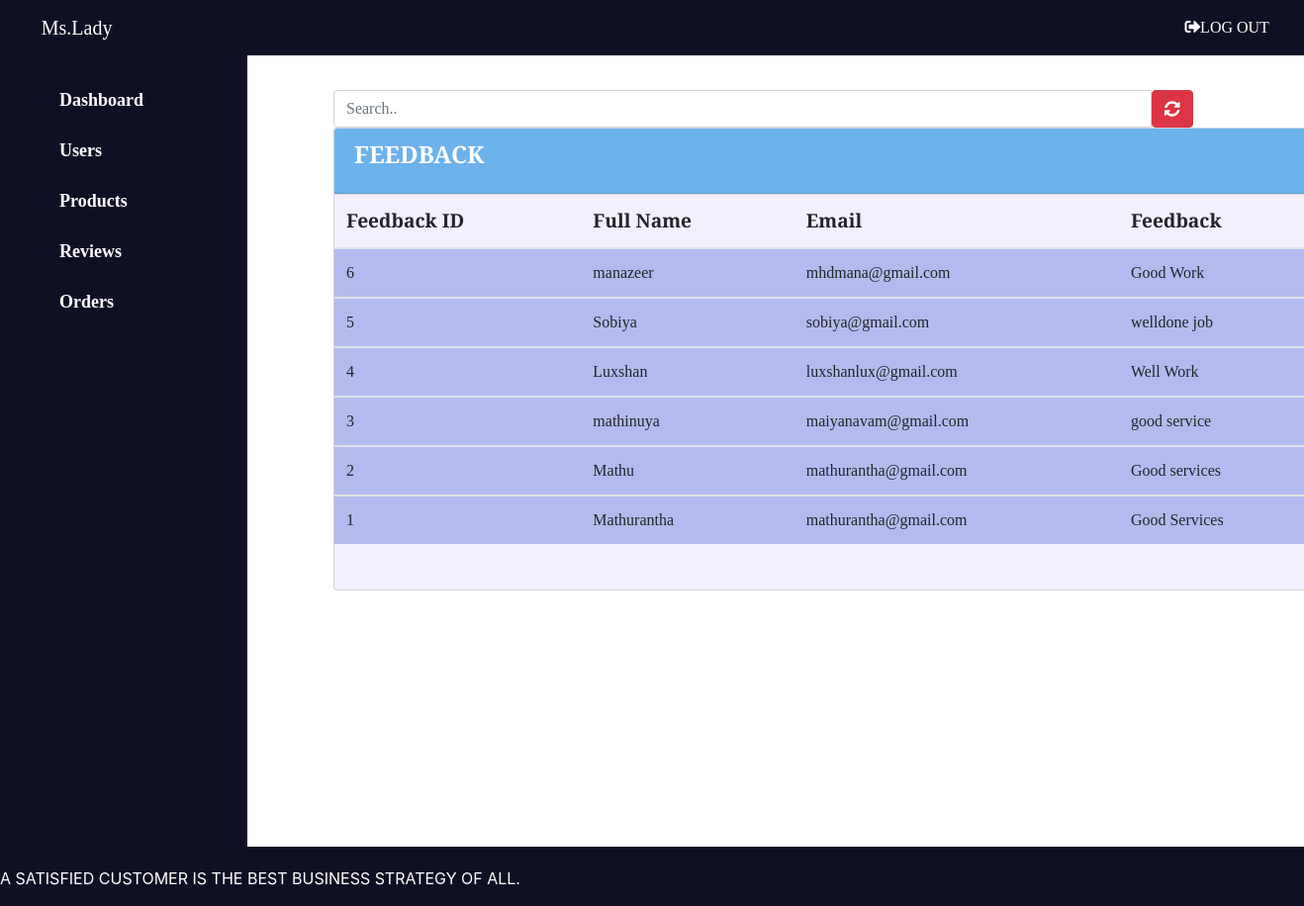
/AdminProduct/Admin_Review.php, run on the app's committed database.
### tables this page shows
CREATE TABLE `feedback` (
  `feedback_id` int(10) NOT NULL AUTO_INCREMENT,
  `fullname` varchar(500) NOT NULL,
  `email` varchar(100) NOT NULL,
  `review` varchar(500) NOT NULL,
  PRIMARY KEY (`feedback_id`)
);

### AdminProduct/Admin_Review.php (the view, shortened to what this page needs)
<?php
include('adminhead.php');
?>
<?php
require_once "../config.php";
$query = "SELECT * FROM feedback ORDER BY feedback_id DESC";
$query_run = mysqli_query($con, $query);
?>
<div class="col-8 col-sm-8" style="margin-top: 35px;">
    <div class="mx-auto pull-right">
        <div class="input-group">
            <input class="form-control" id="myInput" type="text" placeholder="Search.." style="  font-family: 'Playfair Display', serif;">
            <a href="Admin_Review.php" class=" ">
                <button class="btn btn-danger " type="button" title="Refresh page">
                    <span class="fas fa-sync-alt"></span>
                </button>
            </a>
        </div>
    </div>
    <div class="card ta " style="width:1000px">
        <div class="card-header " style="background-color:#6CB2EB;">
            <div>
                <h3 class="card-title" style="color:#ffff; font-weight: bold; font-size:24px;  font-family: 'Playfair Display', serif;">FEEDBACK</h3>
            </div>
        </div>
        <div class="card-body table-responsive p-0  " style="height: 400px; ">
            <table class="table table-striped projects report table-hover  table-head-fixed text-nowrap" style="  font-family: 'Playfair Display', serif;">
                <thead  style="font-size:larger">
                    <tr>
                        <th>Feedback ID</th>
                        <th>Full Name</th>
                        <th>Email</th>
                        <th>Feedback</th>
                    </tr>
                </thead>
                <?php
                if (mysqli_num_rows($query_run) > 0) {
                    while ($row = mysqli_fetch_assoc($query_run)) {
                ?>
                 <tbody style="background:rgba(41, 83, 243, 0.27)!important;" id="myTable">
                        <tr>
                            <td><?php echo $row['feedback_id']; ?></td>
                            <td><?php echo $row['fullname']; ?></td>
                            <td><?php echo $row['email']; ?></td>
                            <td><?php echo $row['review']; ?></td>
                        </tr>
                        </tbody>
                <?php
                    }
                } else {
                    echo "No Record Found";
                }
                ?>
            </table>
        </div>
    </div>
</div>
</div>
<?php
include('adminfooter.php');
?>

### AdminProduct/Admin_Review.php (style rules this page uses)
.ta { background: rgba(101, 55, 226, 0.08) !important; }

### data on the page
feedback: feedback_id "6", fullname "manazeer", email "mhdmana@gmail.com", review "Good Work"
feedback: feedback_id "5", fullname "Sobiya", email "sobiya@gmail.com", review "welldone job"
feedback: feedback_id "4", fullname "Luxshan", email "luxshanlux@gmail.com", review "Well Work"
feedback: feedback_id "3", fullname "mathinuya", email "maiyanavam@gmail.com", review "good service"
feedback: feedback_id "2", fullname "Mathu", email "mathurantha@gmail.com", review "Good services"
feedback: feedback_id "1", fullname "Mathurantha", email "mathurantha@gmail.com", review "Good Services"
